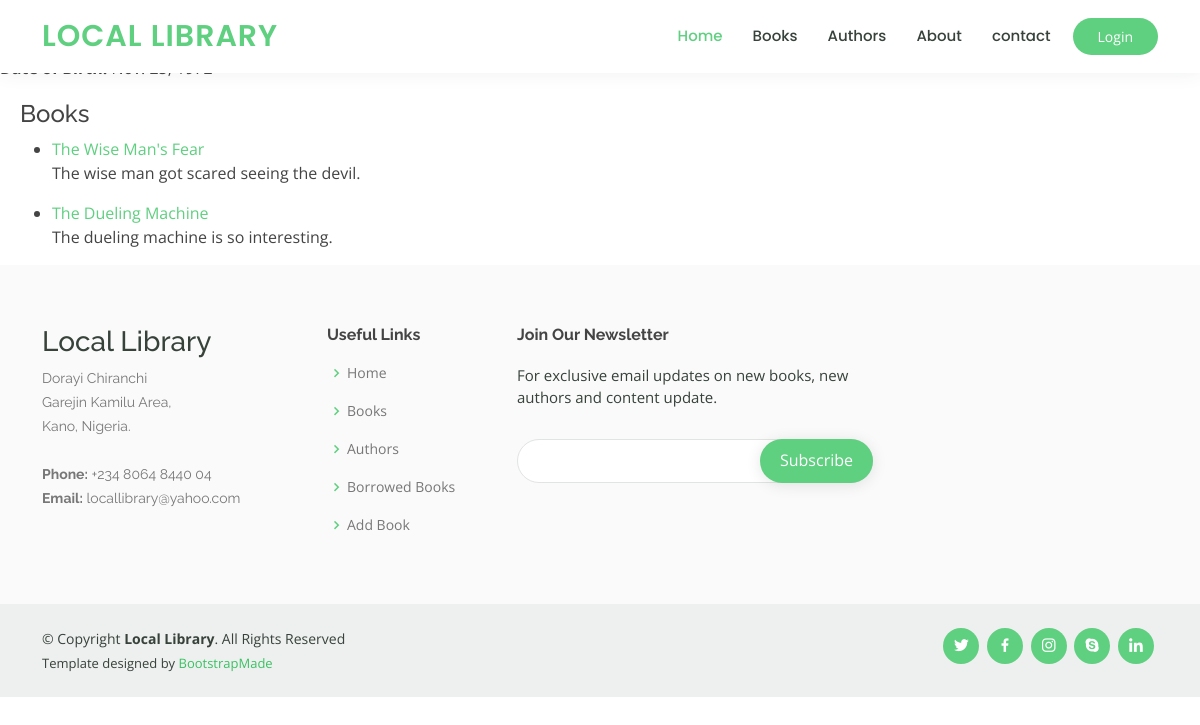
Page /catalog/author/2/ on the committed database.
### catalog/models.py (models this page shows, shortened)
class Book(models.Model):
    title = models.CharField(max_length=200)
    author = models.ForeignKey(Author, on_delete=models.SET_NULL, null=True)
    summary = models.TextField(
        max_length=1000, help_text="Enter a brief description of the book")
    isbn = models.CharField("ISBN", max_length=13, unique=True,
                            help_text='13 characters <a href="https://www.isbn-international.org/content/what-isbn">ISBN number</a>')
    genre = models.ManyToManyField(
        Genre, help_text='Select a genre for this book')
    language = models.ForeignKey(
        Language, on_delete=models.SET_NULL, null=True)
    def get_absolute_url(self):
        return reverse('book-detail', args=[str(self.id)])
    def display_genre(self):
        """Create a string for the Genre. This is required to display genre in Admin."""
        return ', '.join(genre.name for genre in self.genre.all()[:3])
    display_genre.short_description = "Genre"

### catalog/views.py (the view)
class AuthorDetailView(generic.DetailView):
    model = Author

### catalog/templates/catalog/author_detail.html (shortened to what this page needs)
{% extends "base_generic.html" %}
{% block content %}
<h1>Author's Name: {{ author.first_name }} {{ author.last_name }}</h1>
<p><strong>Date of Birth:</strong> {{ author.date_of_birth }}</p>
<div style="margin-left:20px;margin-top:20px">
    <h4>Books</h4>
    <ul>
        {% for book in author.book_set.all %}
        <li>
            <a href="{{ book.get_absolute_url }}">{{ book.title }}</a>
            <p>{{ book.summary }}</p>
        </li>
        {% endfor %}
    </ul>
</div>
{% endblock %}

### catalog/static/assets/css/style.css (style rules this page uses)
body { font-family: "Open Sans", sans-serif; color: #444444; }
a { color: #5fcf80; text-decoration: none; }
h1, h2, h3, h4, h5, h6 { font-family: "Raleway", sans-serif; }

### rows in the picture
Book: title "The Wise Man's Fear", summary "The wise man got scared seeing the devil."
Book: title "The Dueling Machine", summary "The dueling machine is so interesting."
